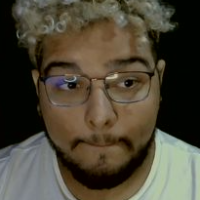
#> input picture users/Arthur/Arthur_001.png, 200 x 200 px; its folder holds only this picture in this run
$ python treinar.py
#> lines starting #> are read from the running program, lines starting #| are printed output that depends on the picture
import cv2
import os
import numpy as np
from PIL import Image
import random
from scipy import ndimage
from tqdm import tqdm  # Para barra de progresso

# Funções de aumento de dados
def aplicar_ruido(imagem, intensidade=0.01):
    # Vamos adicionar ruído gaussiano à imagem para criar variações
    ruido = np.random.normal(0, intensidade, imagem.shape)
    imagem_com_ruido = imagem + ruido * 255
    return np.clip(imagem_com_ruido, 0, 255).astype(np.uint8)

def aplicar_rotacao(imagem, angulo):
    # Vamos rotacionar a imagem por um ângulo específico
    return ndimage.rotate(imagem, angulo, reshape=False)

def ajustar_brilho(imagem, fator):
    # Vamos ajustar o brilho da imagem
    imagem_ajustada = imagem * fator
    return np.clip(imagem_ajustada, 0, 255).astype(np.uint8)

def ajustar_gamma(imagem, gamma=1.0):
    # Vamos ajustar o gamma da imagem para simular diferentes condições de iluminação
    inv_gamma = 1.0 / gamma
    tabela = np.array([((i / 255.0) ** inv_gamma) * 255
                      for i in range(256)]).astype(np.uint8)
    return cv2.LUT(imagem, tabela)

def simular_exposicao(imagem, exposicao=1.0):
    # Simula diferentes exposições de câmera
    exposicao = max(0.1, exposicao)
    # Aplica transformação logarítmica para simular exposição
    imagem_exp = np.log1p(imagem * exposicao / 255.0) * (255.0 / np.log1p(exposicao))
    return np.clip(imagem_exp, 0, 255).astype(np.uint8)

def preprocessar_face(face_img):
    """
    Aplica o mesmo pré-processamento usado na detecção
    Esta função garante consistência entre treinamento e detecção
    """
    # 1. Filtro bilateral para reduzir ruído preservando bordas
    face_preprocessada = cv2.bilateralFilter(face_img, 9, 75, 75)

    # 2. CLAHE para melhorar o contraste adaptativo
    clahe = cv2.createCLAHE(clipLimit=2.0, tileGridSize=(8,8))
    face_preprocessada = clahe.apply(face_preprocessada)

    # 3. Equalização de histograma
    face_preprocessada = cv2.equalizeHist(face_preprocessada)

    # 4. Normalização do contraste
    face_preprocessada = cv2.normalize(face_preprocessada, None, 0, 255, cv2.NORM_MINMAX)

    return face_preprocessada

def aplicar_filtro_bilateral(imagem):
    """Aplica filtro bilateral para reduzir ruído preservando bordas"""
    return cv2.bilateralFilter(imagem, 9, 75, 75)

def aplicar_clahe(imagem):
    """Aplica CLAHE (Contrast Limited Adaptive Histogram Equalization)"""
    clahe = cv2.createCLAHE(clipLimit=2.0, tileGridSize=(8,8))
    return clahe.apply(imagem)

def aumentar_dados(face_original):
    """Gera variações da imagem original"""
    faces_aumentadas = []

    # Aplica pré-processamento consistente na imagem original
    face_preprocessada = preprocessar_face(face_original)
    faces_aumentadas.append(face_preprocessada)

    # Gera variações com rotações (limitado para não sobrecarregar)
    for angulo in [-5, 5]:
        face_rotacionada = aplicar_rotacao(face_preprocessada, angulo)
        faces_aumentadas.append(face_rotacionada)

    # Variações de gamma (simula diferentes tipos de dispositivos/monitores)
    for gamma in [0.8, 1.2]:
        face_gamma = ajustar_gamma(face_preprocessada, gamma)
        faces_aumentadas.append(face_gamma)

    # Variações de exposição (simula diferentes condições de câmera)
    for exp in [0.85, 1.25]:
        face_exp = simular_exposicao(face_preprocessada, exp)
        faces_aumentadas.append(face_exp)

    # Variação com combinação estratégica para cenários realistas
    # Combinação de gamma baixo com exposição alta (cenário comum em ambientes reais)
    face_combinada = simular_exposicao(ajustar_gamma(face_preprocessada, 0.85), 1.2)
    faces_aumentadas.append(face_combinada)

    return faces_aumentadas

# Função para obter imagens e labels para treinamento
def get_imagens_e_labels(path):
    # Lista para armazenar as faces
#> called with path = 'users'
    faces = []
    # Lista para armazenar os IDs
    ids = []
    # Lista para armazenar os nomes
    nomes = {}
    id_atual = 0

    # Percorre todas as pastas de usuários
    for usuario in os.listdir(path):
        caminho_usuario = os.path.join(path, usuario)
        if os.path.isdir(caminho_usuario):
            # Associa um ID numérico ao nome do usuário
            nomes[id_atual] = usuario
            # Percorre todas as imagens do usuário
            imagens = [img for img in os.listdir(caminho_usuario)
                      if img.endswith(('.png', '.jpg', '.jpeg'))]
            for imagem in tqdm(imagens, desc=f"Processando {usuario}", unit="img"):
                caminho_imagem = os.path.join(caminho_usuario, imagem)
                # Carrega a imagem e converte para escala de cinza
                face_img = Image.open(caminho_imagem).convert('L')
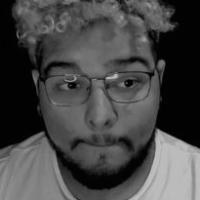
#> face_img: PIL image 200x200 L; min 1, max 195, mean 70.4
                # Redimensiona para 250x250 pixels (mesmo tamanho usado na detecção)
                face_img = face_img.resize((250, 250), Image.Resampling.LANCZOS)
#> face_img: PIL image 250x250 L
                face_np = np.array(face_img, 'uint8')
                # Gera variações da imagem (que incluem o pré-processamento)
                faces_aumentadas = aumentar_dados(face_np)
#> in preprocessar_face, `face_preprocessada = clahe.apply(face_preprocessada)`:
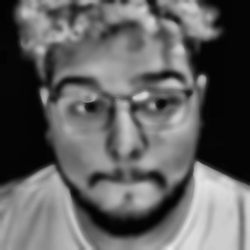
#> face_preprocessada: shape (250, 250); min 2, max 233, mean 96.8
#> in preprocessar_face, `face_preprocessada = cv2.equalizeHist(face_preprocessada)`:
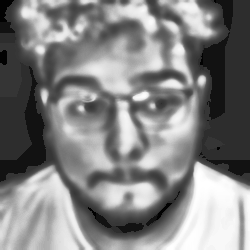
#> face_preprocessada: shape (250, 250); min 0, max 255, mean 130.1
#> the loop in aumentar_dados, `for angulo in [-5, 5]:` made 2 passes
#> pass 1, in aumentar_dados, `face_rotacionada = aplicar_rotacao(face_preprocessada, angulo)`:
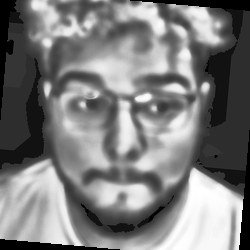
#> face_rotacionada: shape (250, 250); min 0, max 255, mean 124
#> pass 2, in aumentar_dados, `face_rotacionada = aplicar_rotacao(face_preprocessada, angulo)`:
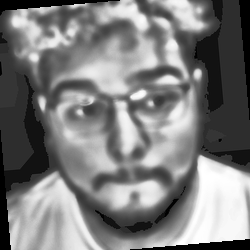
#> face_rotacionada: shape (250, 250); min 0, max 255, mean 124.7
#> after the loop in aumentar_dados, `for angulo in [-5, 5]:`: faces_aumentadas = 3 items
#> the loop in aumentar_dados, `for gamma in [0.8, 1.2]:` made 2 passes
#> pass 1, in aumentar_dados, `face_gamma = ajustar_gamma(face_preprocessada, gamma)`:
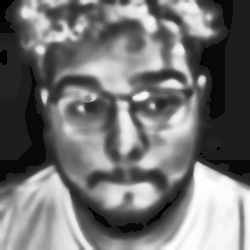
#> face_gamma: shape (250, 250); min 0, max 255, mean 114.9
#> after the loop in aumentar_dados, `for gamma in [0.8, 1.2]:`: faces_aumentadas = 5 items
#> the loop in aumentar_dados, `for exp in [0.85, 1.25]:` made 2 passes
#> pass 2, in simular_exposicao (call 2), `imagem_exp = np.log1p(imagem * exposicao / 255.0) * (255.0 / np.log1p(..`:
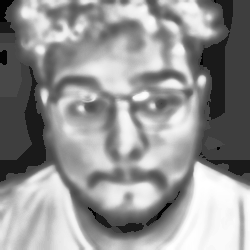
#> imagem_exp: shape (250, 250) float64; min 0, max 255, mean 147.8
#> after the loop in aumentar_dados, `for exp in [0.85, 1.25]:`: faces_aumentadas = 7 items
#> faces_aumentadas = 8 items
                # Adiciona todas as variações às listas
                for face_aumentada in faces_aumentadas:
                    faces.append(face_aumentada)
                    ids.append(id_atual)
#> this loop made 8 passes
#> after the loop, faces = 8 items; ids = [0, 0, 0, 0, 0, 0, 0, 0]
            id_atual += 1
#> pass 2 of the loop in get_imagens_e_labels, `for usuario in os.listdir(path):`:
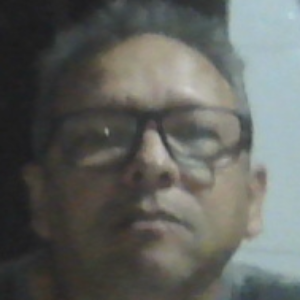
#> input picture users/Ivan/Ivan_001.png, 300 x 300 px
#> after the loop in aumentar_dados (call 2), `for angulo in [-5, 5]:`: faces_aumentadas = 3 items
#> the loop in aumentar_dados (call 2), `for gamma in [0.8, 1.2]:` made 2 passes
#> pass 1, in aumentar_dados (call 2), `face_gamma = ajustar_gamma(face_preprocessada, gamma)`:
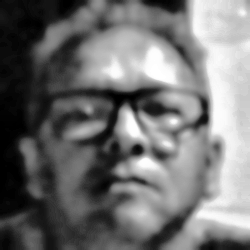
#> face_gamma: shape (250, 250); min 0, max 255, mean 113.6
#> after the loop in aumentar_dados (call 2), `for gamma in [0.8, 1.2]:`: faces_aumentadas = 5 items
#> the loop in aumentar_dados (call 2), `for exp in [0.85, 1.25]:` made 2 passes
#> pass 2, in simular_exposicao (call 5), `imagem_exp = np.log1p(imagem * exposicao / 255.0) * (255.0 / np.log1p(..`:
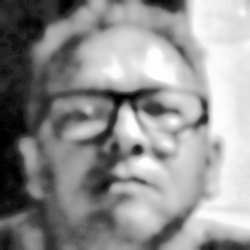
#> imagem_exp: shape (250, 250) float64; min 0, max 255, mean 145.4
#> after the loop in aumentar_dados (call 2), `for exp in [0.85, 1.25]:`: faces_aumentadas = 7 items
#> the loop in get_imagens_e_labels, `for face_aumentada in faces_aumentadas:` made 8 passes
#> after the loop in get_imagens_e_labels, `for face_aumentada in faces_aumentadas:`: faces = 16 items; ids = [0, 0, 0, 0, 0, 0, 0, 0, 1, 1, 1, 1, 1, 1, 1, 1]
    return faces, ids, nomes

# Diretório onde estão as pastas dos usuários com as fotos
path = 'users'

print("\n=== Iniciando Processo de Treinamento ===\n")

# Conta total de imagens para a barra de progresso
total_imagens = sum(len([f for f in os.listdir(os.path.join(path, d))
                        if f.endswith(('.png', '.jpg', '.jpeg'))])
                    for d in os.listdir(path)
                    if os.path.isdir(os.path.join(path, d)))

print(f"Total de imagens originais encontradas: {total_imagens}")
print(f"Total de imagens após aumentação (6x): {total_imagens * 6}")
print("\n1. Processando imagens com pré-processamento consistente (bilateral + CLAHE + equalização)...")

# Obtém as faces e IDs
faces, ids, nomes = get_imagens_e_labels(path)
#> faces = 16 items; ids = [0, 0, 0, 0, 0, 0, 0, 0, 1, 1, 1, 1, 1, 1, 1, 1]; nomes = {0: 'Arthur', 1: 'Ivan'}

print(f"\n2. Iniciando treinamento com {len(faces)} imagens...")
#> (printed output is left out)
print("Isso pode levar alguns minutos, por favor aguarde...")

# Cria o reconhecedor LBPH com parâmetros otimizados
reconhecedor = cv2.face.LBPHFaceRecognizer_create(
    radius=2,           # Raio menor para processamento mais rápido
    neighbors=8,        # Número padrão de pontos de amostra
    grid_x=8,           # Grade padrão para eficiência
    grid_y=8,           # Grade padrão para eficiência
    threshold=100.0     # Limiar ajustado para o pré-processamento consistente
)
# Treina o reconhecedor
print("\nTreinando o modelo... (esta etapa pode demorar)")
reconhecedor.train(faces, np.array(ids))
print("Treinamento do modelo concluído!")
print("\n3. Salvando arquivos...")
# Salva o modelo treinado
reconhecedor.write('classificador.yml')
print("✓ Modelo salvo em classificador.yml")
# Salva o dicionário de nomes
import json
with open('nomes.json', 'w') as f:
    json.dump(nomes, f)
print("✓ Mapeamento de nomes salvo em nomes.json")
# Registra as otimizações aplicadas
import datetime
with open(f'logs/otimizacoes_{datetime.datetime.now().strftime("%Y-%m-%d")}.txt', 'a') as f:
    f.write(f"\n[{datetime.datetime.now().strftime('%H:%M:%S')}] Treinamento concluído: {len(faces)} imagens processadas com pré-processamento consistente.\n")

print("\nTreinamento concluído com sucesso!")
print(f"Total de pessoas cadastradas: {len(nomes)}")
#| Total de pessoas cadastradas: 2
print(f"Total de imagens processadas após aumentação: {len(faces)}")
#| Total de imagens processadas após aumentação: 16
print("Otimizações aplicadas: pré-processamento consistente entre treinamento e detecção")
print("Filtros aplicados: bilateral + CLAHE + equalização + normalização")
print("\nNomes cadastrados:")
for id_usuario, nome in nomes.items():
    print(f"ID {id_usuario}: {nome}")
#> this loop made 2 passes
#> (id_usuario, nome) on passes 1 to 2: (0, 'Arthur'), (1, 'Ivan')
#| ID 0: Arthur
#| ID 1: Ivan
